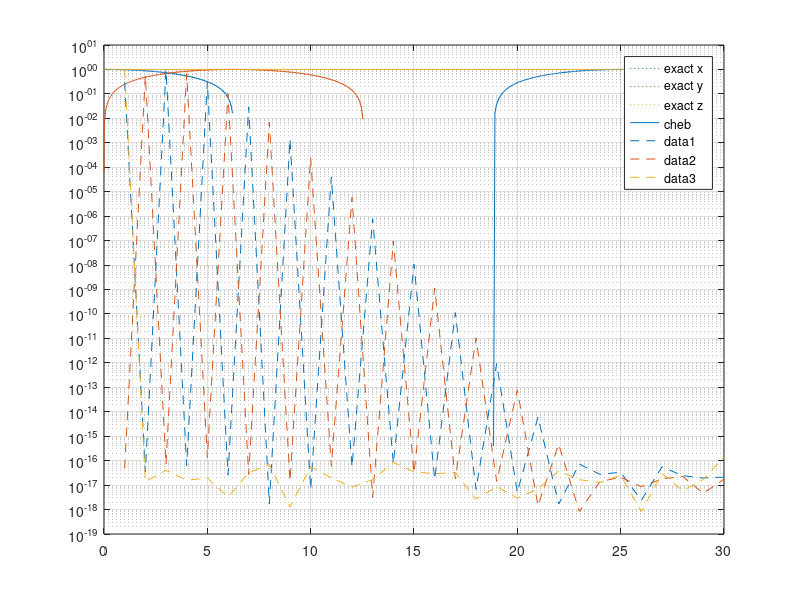

Reproduce this figure in MATLAB. (Note: this script raises an error after producing the figure.)
clc; close all; clear; mua=[];
%
% cd     '/people/gesla/Documents/git/mtb-work/sn-stab/sn-mod-noack';
%

% Noack system
np=520; %r=24; 
nt=30; 

% mu=0.04; r=sqrt(mu); gm=1; %gamma
% mu=0.04+it*0.04; r=sqrt(mu); gm=1; %gamma
% mu=5; r=sqrt(mu); gm=1; %gamma
mu=2.005;
% mu=1.69;
% mu=2
% mu=1.99;
lam=mu;
delta=0.8*mu-0.8*2.8+1;
z=(1-sqrt(delta))/0.4;
r=sqrt(-z*(z-lam)); zz=z;

neq=3; %np=100; np=np+2;

%init
om1=1/4;
t=0:2*pi/(np-1):2*pi/om1; u=r*cos(t*om1); v=r*sin(t*om1); w=z*ones(1,length(t));
T=2*pi/om1; x=u; y=v; z=w;

X=[x',y',z'];
%

 X1=X;
tch=cos(0:pi/(np*1-1):pi)'; tch1=tch;

%
tch=(tch+1)/2*t(end); X=interp1(t,X,tch); X=[r*cos(tch*om1),r*sin(tch*om1),r^2*ones(length(tch),1)]; 

y=X; v2=[y;flipud(y(2:end-1,:))]; z=real(fft(v2)./length(v2)); a=z; a(2:end,:)=2*a(2:end,:); %z are cheb coeffs
zcut=z*0; zcut([1:nt,end-nt+2:end],:)=z([1:nt,end-nt+2:end],:); ycut=ifft(zcut).*length(zcut); ycut=ycut(1:end/2+1,:);

%  plot(t,X1,'--'); hold on; set(gca,"ColorOrderIndex",1);
plot(tch,y,':'); hold on; set(gca,"ColorOrderIndex",1);
plot(tch,ycut,'-'); hold on; set(gca,"ColorOrderIndex",1);
fprintf("cheb init approx accuracy: %4.2e\n",norm(y-ycut,"fro"));
grid on; legend("exact x ","exact y ","exact z ","cheb")
%
u=[reshape(real(a(1:nt,:).'),[3*nt,1])];
u(nt*3+1)=2*pi/t(end);
uinit=u;
% semilogy(abs(a(1:2:end,1)))

% % plot
% neq=3;
% xch=X*0;
% for i=0:nt-1
%     
%     xch(:,1)=xch(:,1)+u(i*neq+1).*cos(i*acos(tch1));
%     xch(:,2)=xch(:,2)+u(i*neq+2).*cos(i*acos(tch1));
%     xch(:,3)=xch(:,3)+u(i*neq+3).*cos(i*acos(tch1));
% end
% 
% plot(tch,xch,'o-'); hold on; set(gca,"ColorOrderIndex",1); %same as ycut
%
% collx=linspace(-1,1,nt)';
collx=-cos(0:pi/(nt*1-1):pi)';
%
close all;
semilogy(abs(reshape(uinit(1:end-1),[3,nt])'),'--'); hold on; grid on;
%
% u=u*0; u(end-3)=1;
for i=1:10
[g,jac]=calculateRhsAndJac(3,nt,u,lam,om1,collx);

fprintf("it: %d \t norm(rhs): %4.2e\n",i,norm(g));

if(norm(g)<1e-12)
    break; 
end
u=u-jac\g;
%     u(4:6)'

end
semilogy(abs(reshape(u(1:end-1),[3,nt]))');
% pause;
%
% [U,S,V]=svds(jac(1:end-1,1:end-1),5,'smallest');
% [U,S,V]=svds(jac(1:end,1:end),5,'smallest');
%

% second stability

nt2=nt;
% l3=zeros(3,nt2*2); l3(1,1:nt2)=ones(1,nt2)*2-mod([0:nt2-1],2)*4; l3(1,1)=1; l31=reshape(l3,[3*nt2*2,1])';
% l3=zeros(3,nt2*2); l3(2,1:nt2)=ones(1,nt2)*2-mod([0:nt2-1],2)*4; l3(2,1)=1; l32=reshape(l3,[3*nt2*2,1])';
% l3=zeros(3,nt2*2); l3(3,1:nt2)=ones(1,nt2)*2-mod([0:nt2-1],2)*4; l3(3,1)=1; l33=reshape(l3,[3*nt2*2,1])';

l3=zeros(3,nt2); l3(1,1:nt2)=ones(1,nt2); r31=reshape(l3,[3*nt2,1])';
l3=zeros(3,nt2); l3(2,1:nt2)=ones(1,nt2);  r32=reshape(l3,[3*nt2,1])';
l3=zeros(3,nt2); l3(3,1:nt2)=ones(1,nt2);  r33=reshape(l3,[3*nt2,1])';


jmod=full(jac(1:end-1,1:end-1));%-b*j2hm+b;
ind=nt*3+1-3;
% jmod(ind,:)=l31;
% jmod(ind+1,:)=l32;
% jmod(ind+2,:)=l33;

bmod=jmod*0;
bmod(ind,:)=r31;
bmod(ind+1,:)=r32;
bmod(ind+2,:)=r33;
%
[evc,evs]=eig(full(jmod),full(bmod)); evs=diag(evs); b=abs(evs)<Inf; evs=evs(b); evc=evc(:,b);

% evsAnal=[0;(-1-sqrt(1-8*mu))/2;(-1+sqrt(1-8*mu))/2;];
expAn=(lam-2*zz+sqrt((lam-2*zz)^2-8*r*(r-0.4*r*zz)))/2; evsAnal=[0; expAn; conj(expAn)];
flmult=exp(evsAnal*T);

fprintf("Result || \n");
fprintf("Analytical fl mult:\n");
disp(abs(sort(flmult')));
fprintf("Numerical fl mult:\n");
flnum=1./(1-evs)';
disp(sort(abs(flnum)));
% abs(flnum)
% fprintf("Diff:\n");
% disp(sort(flnum)-sort(flmult'));
% save("flnum-"+num2str(nt)+".mat",'nt','flnum','flmult');
% close all;
format long
flexp=log(flnum)/2/pi/4

fprintf("%4.4f\t%4.4f\t%4.4f\t%4.4f\n",real(flnum(1)),imag(flnum(1)),real(flnum(3)),imag(flnum(3)))
%%
delta=0.8*lam-0.8*2.8+1;
z=(1-sqrt(delta))/0.4;
r=sqrt(-z*(z-lam));
mu=1/2*(lam-2*z+sqrt((lam-2*z)^2-8*r*(r-0.4*r*z)))
% exp(mu*2*pi/0.25)
% abs(exp(mu*2*pi/0.25))

%% visu
close all;
% up=u*0+1e-1*sum([evc(:,1:2);0,0],2)*1;
up=u*0+1e-1*[evc(:,2);0]*1;
% up=u*0+1e-1*([evc(:,2);0]+[evc(:,1);0]);
neq=3;
xch=X*0;
for i=0:nt-1    
    xch(:,1)=xch(:,1)+up(i*neq+1).*cos(i*acos(tch1));
    xch(:,2)=xch(:,2)+up(i*neq+2).*cos(i*acos(tch1));
    xch(:,3)=xch(:,3)+up(i*neq+3).*cos(i*acos(tch1));
end

% up=u*0+1e-1*[evc(:,1);0]*1;
% % up=u*0+1e-1*([evc(:,2);0]+[evc(:,1);0]);
% neq=3;
% for i=0:nt-1    
%     xch(:,1)=xch(:,1)+up(i*neq+1).*cos(i*acos(tch1));
%     xch(:,2)=xch(:,2)+up(i*neq+2).*cos(i*acos(tch1));
%     xch(:,3)=xch(:,3)+up(i*neq+3).*cos(i*acos(tch1));
% end

%%
% plot(tch,xch,'-'); hold on; set(gca,"ColorOrderIndex",1); %same as ycut
plot3(xch(:,1),xch(:,2),xch(:,3),'-'); hold on; %cd mecaplot3(xch(1,1),xch(1,2),xch(1,3),'>'); hold on; 
grid on; hold on;

%
up=u;%+1e-3*sum([evc(:,1:2);0,0],2);
neq=3;
xch=X*0;
for i=0:nt-1    
    xch(:,1)=xch(:,1)+up(i*neq+1).*cos(i*acos(tch1));
    xch(:,2)=xch(:,2)+up(i*neq+2).*cos(i*acos(tch1));
    xch(:,3)=xch(:,3)+up(i*neq+3).*cos(i*acos(tch1));
end

% plot(tch,xch,'-'); hold on; set(gca,"ColorOrderIndex",1); %same as ycut
plot3(xch(:,1),xch(:,2),xch(:,3),'-'); hold on; %plot3(xch(1,1),xch(1,2),xch(1,3),'>'); hold on; 
grid on; hold on;

%%

% up=u+[V(:,5);0];
up=u+[evc(:,2);0]+[evc(:,1);0];
% up=uinit;
neq=3;
xch=X*0;
for i=0:nt-1    
    xch(:,1)=xch(:,1)+up(i*neq+1).*cos(i*acos(tch1));
    xch(:,2)=xch(:,2)+up(i*neq+2).*cos(i*acos(tch1));
    xch(:,3)=xch(:,3)+up(i*neq+3).*cos(i*acos(tch1));
end

% plot(tch,xch,'-'); hold on; set(gca,"ColorOrderIndex",1); %same as ycut
plot3(xch(:,1),xch(:,2),xch(:,3),'-'); hold on; plot3(xch(1,1),xch(1,2),xch(1,3),'>'); hold on; 
grid on; hold on;

%% post conv
clc; clear; close all;
ll=importdata("list");
fl=[]; nt=[];
for i=1:length(ll)
    a=importdata(ll{i}); a2=a;
    nt=[nt;a.nt]; fl=[fl;sort(a.flnum)];
end

[a,b]=sort(nt); nt=nt(b); fl=fl(b,:);
%%
close all;
semilogy(nt,abs(fl-fl./fl.*sort(a2.flmult)'))
legend(num2str(sort(a2.flmult)))
